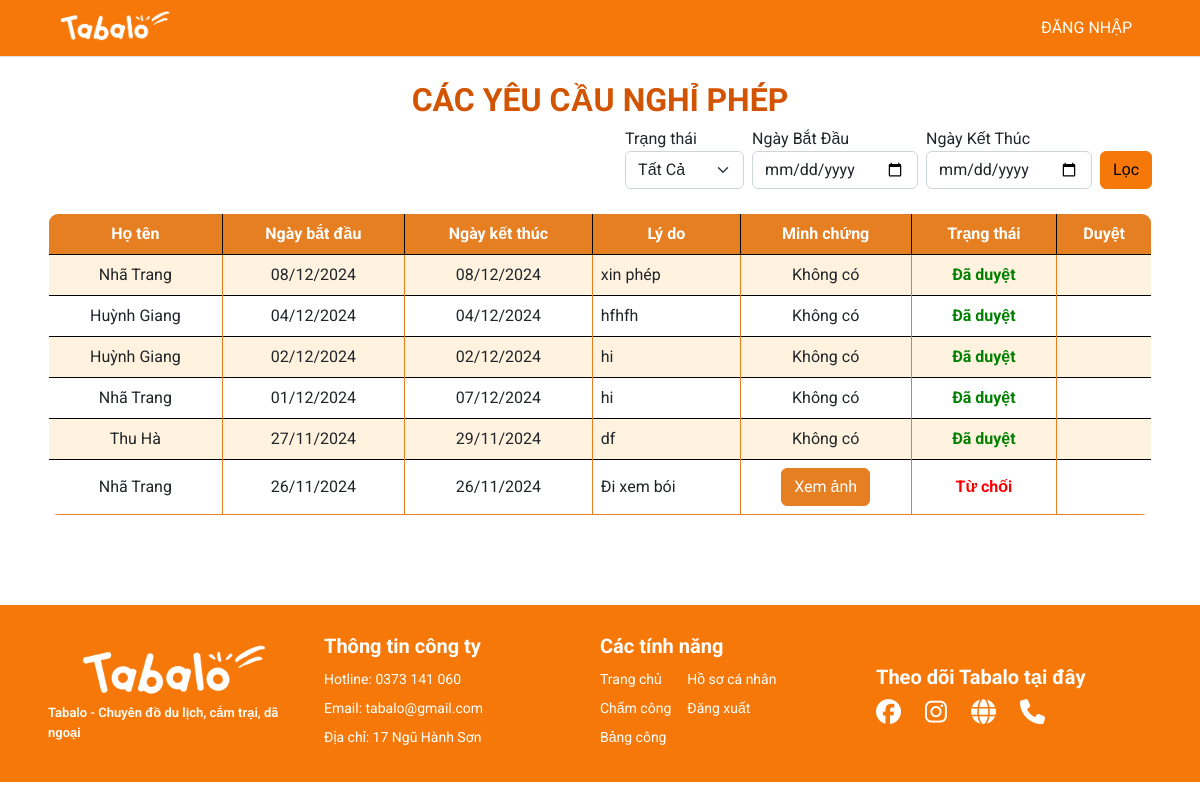
/management/dayoff/, run on an earlier commit of the app's database.
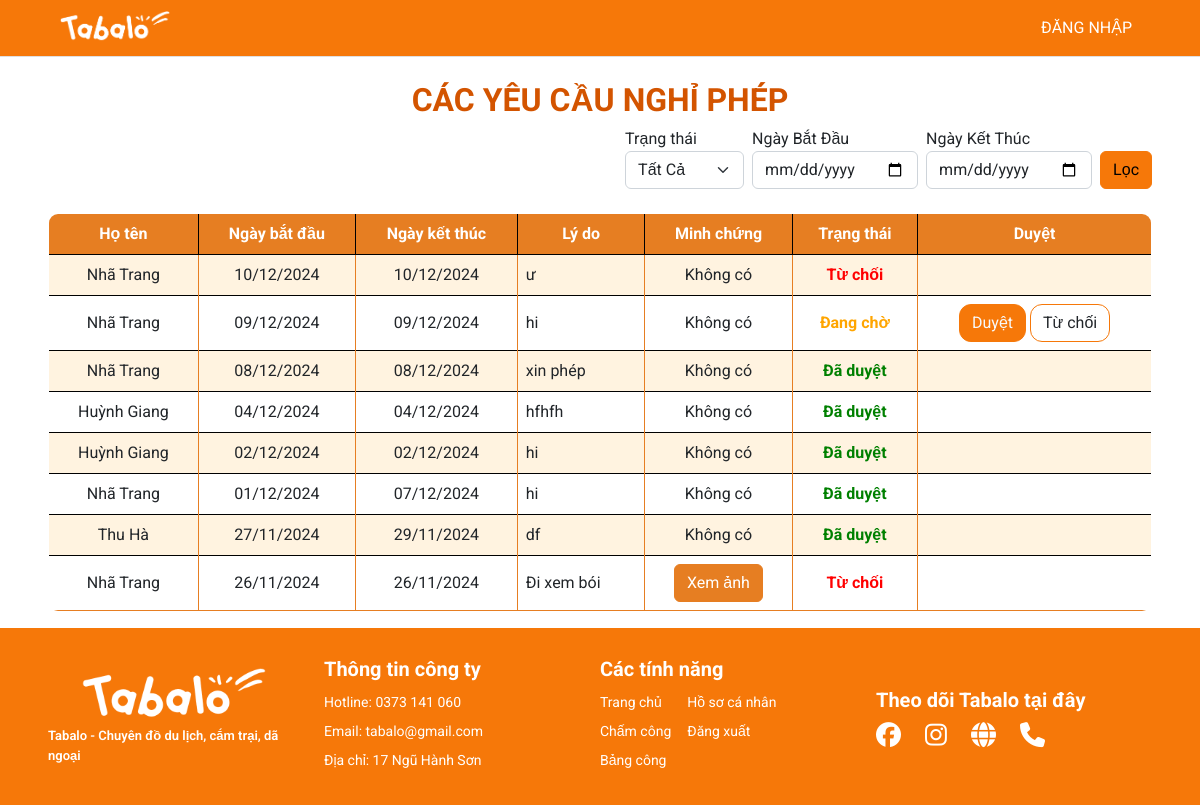
And on a later commit of the database.
### myapp/models.py (models this page shows, shortened)
class DayOffRequest(models.Model):
    STATUS_CHOICES = [
        ('pending', 'Pending'),
        ('approved', 'Approved'),
        ('rejected', 'Rejected'),
    ]
    user = models.ForeignKey(User, on_delete=models.CASCADE)
    start_date = models.DateField()
    end_date = models.DateField()
    reason = models.TextField()
    status = models.CharField(max_length=10, choices=STATUS_CHOICES, default='pending')
    image = models.ImageField(upload_to='uploads/', blank=True, null=True)

### management/views.py (the view, shortened to what this page needs)
# urls.py: path('dayoff/', views.admin_review_requests, name='dayoff'),
def admin_review_requests(request):
    title = 'Đơn nghỉ phép'
    requests = DayOffRequest.objects.order_by('-start_date')
    status = request.GET.get('status', '')
    start_date = request.GET.get('start-date', '')
    end_date = request.GET.get('end-date', '')
    if start_date and end_date:
      requests = requests.filter(start_date__range=[start_date, end_date])
    elif start_date:
      requests = requests.filter(start_date__range=[start_date, datetime.now().date()])
    elif end_date:
      requests = requests.filter(start_date__range=[datetime.now().date(), end_date])
    paginator = Paginator(requests, 10)
    page_number = request.GET.get('page', '')
    try:
      page_obj = paginator.get_page(page_number)
    except PageNotAnInteger:
      page_obj = paginator.page(1)
    except EmptyPage:
      page_obj = paginator.page(paginator.num_pages)
    query_params = request.GET.copy()
    if 'page' in query_params:
      query_params.pop('page')
    context = {'title': title,
               'start_date': start_date,
               'end_date': end_date,
               'status': status,
               'page_obj': page_obj,
               'query_params': query_params.urlencode()}
    return render(request, 'pages/admin_review_requests.html', context)

### management/context_processors.py (called while the page is built)
def pending_dayoff(request):
  count_pending = DayOffRequest.objects.filter(status='pending').count()
  return {'count_pending': count_pending}

### templates/pages/admin_review_requests.html (shortened to what this page needs)
{% extends '../layouts/base.html' %}
{% load static %}
{% block main %}
<link rel="stylesheet" href="{% static 'styles/table.css' %}">
<br>
<h1 style="text-align: center; font-size: 2rem; font-weight: bold; color: #D35400;">CÁC YÊU CẦU NGHỈ PHÉP</h1>
{% include 'partials/filter_dayoff.html' %}
<br>
<table class="table table-hover table-bordered custom-border" style="border-radius: 10px; overflow: hidden;">
  <thead class="bg-tab text-white" style="background-color: #E67E22;">
    <tr>
      <th scope="col" class="text-center" >Họ tên</th>
      <th scope="col" class="text-center" >Ngày bắt đầu</th>
      <th scope="col" class="text-center" >Ngày kết thúc</th>
      <th scope="col" class="text-center" >Lý do</th>
      <th scope="col" class="text-center" >Minh chứng</th>
      <th scope="col" class="text-center" >Trạng thái</th>
      <th scope="col" class="text-center" >Duyệt</th>
    </tr>
  </thead>
  <tbody>
    {% for rq in page_obj %}
      <tr class="table-row">
        <td class="text-center align-middle border-cell">{{ rq.user.first_name }} {{ rq.user.last_name }}</td>
        <td class="text-center align-middle border-cell">{{ rq.start_date|date:"d/m/Y" }}</td>
        <td class="text-center align-middle border-cell">{{ rq.end_date|date:"d/m/Y" }}</td>
        <td class="align-middle border-cell">{{ rq.reason }}</td>
        <td class="text-center align-middle border-cell">
          {% if rq.image %}
          <a href="{{ rq.image.url }}" target="_blank" style="text-decoration: none;">
            <button class="btn btn-secondary" style="background-color: #E67E22; border-color: #E67E22; color: white;">
              Xem ảnh
            </button>
          </a>
          {% else %}
          <span>Không có</span>
          {% endif %}
        </td>
        <td class="text-center align-middle border-cell">
          {% if rq.status == 'approved' %}
          <span style="color: green; font-weight: bold;">Đã duyệt</span>
          {% elif rq.status == 'pending' %}
          <span style="color: orange; font-weight: bold;">Đang chờ</span>
          {% else %}
          <span style="color: red; font-weight: bold;">Từ chối</span>
          {% endif %}
        </td>
        <td class="border-cell">
          {% if rq.status == 'pending' %}
          <form method="post">
            <center>
              <button class="btn bg-btn text-light" name="accept" value="{{ rq.id }}">Duyệt</button>
              <button class="btn bg-btn-light" name="refuse" value="{{ rq.id }}">Từ chối</button>
            </center>
          </form>
          {% endif %}
        </td>
      </tr>
    {% endfor %}
  </tbody>
</table>
{% endblock %}

What changed in the data, as far as the page shows it:
added DayOffRequest: user.first_name "Nhã", user.last_name "Trang", start_date "10/12/2024", end_date "10/12/2024", reason "ư", image "Không có", status "Từ chối"
added DayOffRequest: user.first_name "Nhã", user.last_name "Trang", start_date "09/12/2024", end_date "09/12/2024", reason "hi", image "Không có", status "Đang chờ", {{ rq.id }} 14 (drawn)
